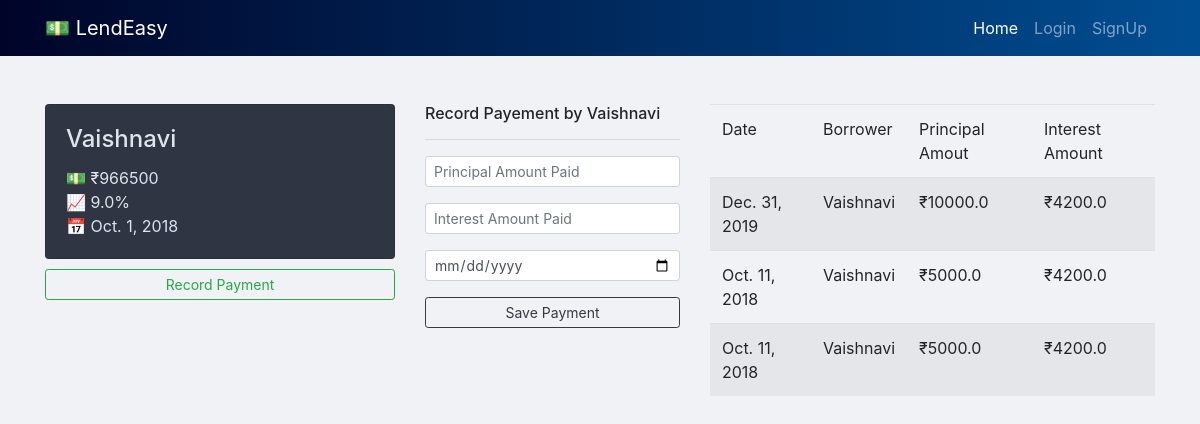
Page /history/1/ on the committed database.
### transact/models.py (models this page shows, shortened)
class Borrower(models.Model):
    name = models.CharField(max_length=20)
    phone = models.CharField(max_length=20)
    amount = models.IntegerField(blank=True, null=True)
    interest = models.FloatField(blank=True, null=True)
    duration = models.IntegerField(blank=True, null=True)
    terms = models.CharField(max_length=10, blank=True, null=True)
    date = models.DateTimeField(blank=True, null=True)
    lender = models.ForeignKey(User, on_delete=models.CASCADE, null=True)
    intamt = models.FloatField(blank=True, null=True)

class Payments(models.Model):
    borrower = models.ForeignKey(Borrower, on_delete=models.CASCADE)
    principal_amt = models.FloatField(default=0.0)
    interest_amt = models.FloatField(default=0.0)
    timestamp = models.DateField()

### transact/views.py (the view)
# urls.py: path('history/<int:borid>/',history,name='history')
def history(request,borid):
	borrower = Borrower.objects.get(pk=borid)
	history = Payments.objects.filter(borrower=borrower)
	return render(request,"history.html",{"history":history, "borrower":borrower})

### templates/history.html (shortened to what this page needs)
{% extends 'base.html' %}
{% block body %}
	<div class="container">
		<div class="row">
			<div class="col-md-4">
				<div class="card floater" style="display: inline-block; width:100%">
					<div class="card-body">
						<h4 class="card-title">{{borrower.name}}</h4>
						<p class="card-text">💵 ₹{{borrower.amount}}<br>📈 {{borrower.interest}}%<br>📅 {{borrower.date|date}}</p>
					</div>
				</div>
				<a href="/paid/{{borrower.id}}/" class="btn btn-sm btn-outline-success" style="width:100%">Record Payment</a>
			</div>
			<div class="col-md-3">
				<h6>Record Payement by {{borrower.name}}</h6>
				<hr>
				<form action="/paid/{{borrower.id}}/" method="POST">
					<div class="form-group">
						<input class="form-control form-control-sm" type="number" name="pamount" placeholder="Principal Amount Paid">
					</div>
					<div class="form-group">
						<input class="form-control form-control-sm" type="number" name="iamount" placeholder="Interest Amount Paid">
					</div>
					<div class="form-group">
						<input class="form-control form-control-sm" type="date" name="date">
					</div>
					<button class="btn btn-sm btn-outline-dark" type="submit" style="width:100%">Save Payment</button>
				</form>
			</div>
			<div class="col-md-5">
				<table class="table table-striped">
					<thead>
						<tr>
							<td>Date</td>
							<td>Borrower</td>
							<td>Principal Amout</td>
							<td>Interest Amount</td>
						</tr>
					</thead>
					<tbody>
						{% for payment in history %}
							<tr>
								<td>{{payment.timestamp}}</td>
								<td>{{payment.borrower.name}}</td>
								<td>₹{{payment.principal_amt}}</td>
								<td>₹{{payment.interest_amt}}</td>
							</tr>
						{% endfor %}
					</tbody>
				</table>
			</div>
		</div>
	</div>
{% endblock %}

### templates/history.html (style rules this page uses)
.floater { background-color: #2f3542; color: #dfe4ea; margin-right: 10px; margin-bottom: 10px; }

### rows in the picture
Borrower: name "Vaishnavi", amount "966500", interest "9.0", date "Oct. 1, 2018"
Payments: timestamp "Dec. 31, 2019", borrower.name "Vaishnavi", principal_amt "10000.0", interest_amt "4200.0"
Payments: timestamp "Oct. 11, 2018", borrower.name "Vaishnavi", principal_amt "5000.0", interest_amt "4200.0"
Payments: timestamp "Oct. 11, 2018", borrower.name "Vaishnavi", principal_amt "5000.0", interest_amt "4200.0"
